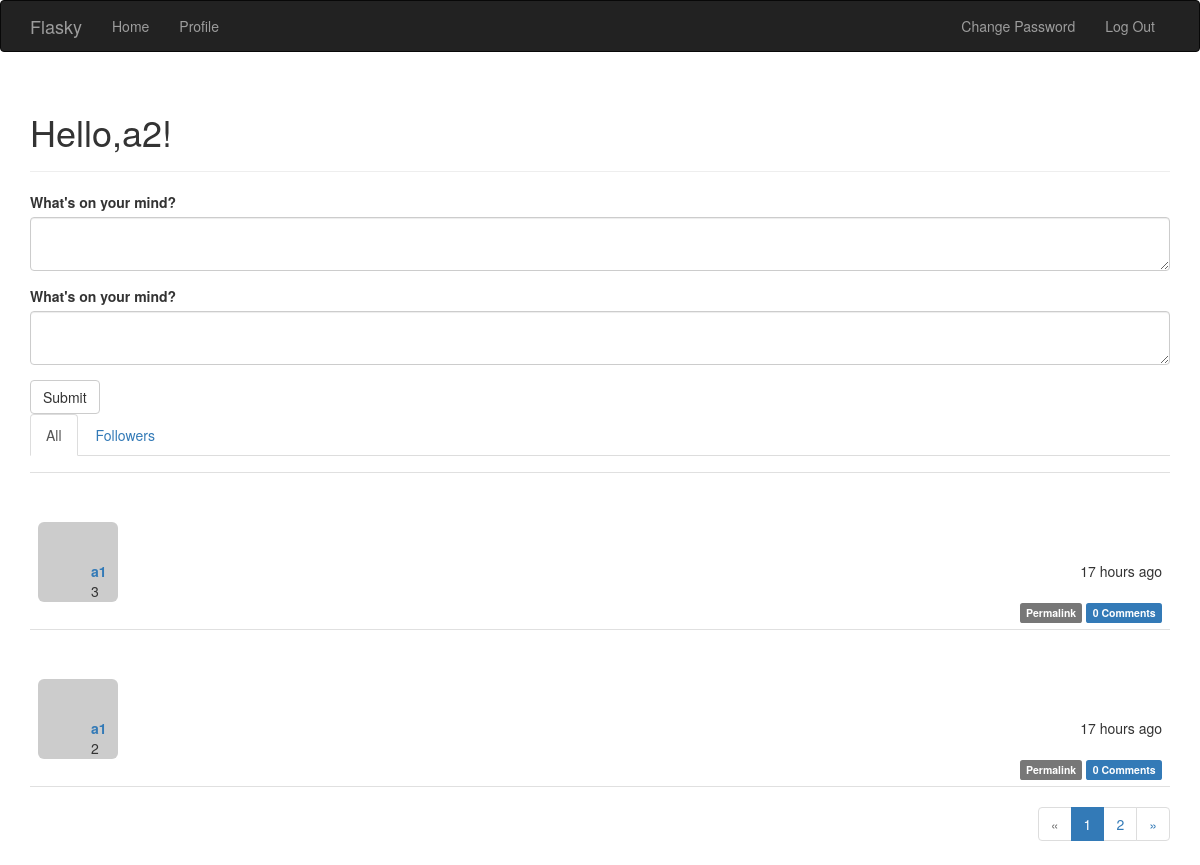
/ (signed in), run on the app's committed database.
### app/models.py (models this page shows, shortened)
class User(UserMixin, db.Model):
    __tablename__ = 'users'
    id = db.Column(db.Integer, primary_key=True)
    email = db.Column(db.String(64), unique=True, index=True)
    username = db.Column(db.String(64), unique=True, index=True)
    password_hash = db.Column(db.String(128))
    role_id = db.Column(db.Integer, db.ForeignKey('roles.id'))  # 一对多时，外键在多的一侧，多对一时，在一的一侧
    confirmed = db.Column(db.Boolean, default=False)
    location = db.Column(db.String(64))
    about_me = db.Column(db.Text())
    member_since = db.Column(db.DateTime(), default=datetime.utcnow)  # 注册日期
    last_seen = db.Column(db.DateTime(), default=datetime.utcnow)
    posts = db.relationship('Post', backref='author', lazy='dynamic')
    followed = db.relationship('Follow',
                               foreign_keys=[Follow.follower_id],
                               backref=db.backref('follower', lazy='joined'),
                               lazy='dynamic',
                               cascade='all, delete-orphan')
    followers = db.relationship('Follow',
                                foreign_keys=[Follow.followed_id],
                                backref=db.backref('followed', lazy='joined'),
                                lazy='dynamic',
                                cascade='all, delete-orphan')
    comments = db.relationship('Comment', backref='author', lazy='dynamic')
    def can(self, permissions):
        return self.role is not None and \
               (self.role.permissions & permissions) == permissions  # 与结果==permission则说明该角色可以执行此项操作
    def is_administrator(self):
        return self.can(Permission.ADMINISTER)
    def ping(self):
        self.last_seen = datetime.utcnow()
        db.session.add(self)
    def gravatar(self, size=100, default='identicon', rating='g'):
        if request.is_secure:
            url = 'https://secure.gravatar.com/avatar'
        else:
            url = 'http://www.gravatar.com/avatar'
        hash = hashlib.md5(self.email.encode('utf-8')).hexdigest()
        return '{url}/{hash}?s={size}&d={default}&r={rating}'.format(
            url=url, hash=hash, size=size, default=default, rating=rating)
    @property
    def password(self):
        raise AttributeError('password is not a readable attribute')

class Post(db.Model):
    __tablename__ = 'posts'
    id = db.Column(db.Integer, primary_key=True)
    body = db.Column(db.Text)
    timestamp = db.Column(db.DateTime, index=True, default=datetime.utcnow)
    author_id = db.Column(db.Integer, db.ForeignKey('users.id'))
    body_html = db.Column(db.Text)
    comments = db.relationship('Comment', backref='post', lazy='dynamic')

### app/main/views.py (the view)
@main.route('/', methods=['GET', 'POST'])
def index():
    form = PostForm()
    if current_user.can(Permission.WRITE_ARTICLES) and form.validate_on_submit():
        post = Post(body=form.body.data,
                    author=current_user._get_current_object())
        db.session.add(post)
        db.session.commit()
        return redirect(url_for('.index'))
    page = request.args.get('page', 1, type=int)
    show_followed = False  # 为非空字符串，则表示只显示所关注用户的文章
    if current_user.is_authenticated:
        show_followed = bool(request.cookies.get('show_followed', ''))
    if show_followed:
        query = current_user.followed_posts
    else:
        query = Post.query
    pagination = query.order_by(Post.timestamp.desc()).paginate(
        page, per_page=2,
        error_out=False)
    posts = pagination.items
    return render_template('index.html', form=form, posts=posts,
                           show_followed=show_followed, pagination=pagination)

### app/main/forms.py
class PostForm(FlaskForm):
    body1 = TextAreaField("What's on your mind?", validators=[DataRequired()])
    body = PageDownField("What's on your mind?", validators=[DataRequired()])
    submit = SubmitField('Submit')

### app/auth/views.py (called while the page is built)
@auth.before_app_request
def before_request():
    if current_user.is_authenticated:
        current_user.ping()
        if current_user.is_authenticated \
                and not current_user.confirmed \
                and request.endpoint \
                and request.blueprint != 'auth'\
                and request.endpoint != 'static':  # ????????????
            return redirect(url_for('auth.unconfirmed'))

### app/main/__init__.py (called while the page is built)
@main.app_context_processor
def inject_permissions():
    return dict(Permission=Permission)

### app/models.py (called while the page is built)
@login_manager.user_loader
def load_user(user_id):
    return User.query.get(int(user_id))

### app/templates/index.html (shortened to what this page needs)
{% extends "base.html" %}
{% import "bootstrap/wtf.html" as wtf %}
{% import "_macros.html" as macros%}
{% block page_content %}
<div class="page-header">
    <h1>Hello,{% if current_user.is_authenticated%}{{ current_user.username }}{% else %}Stranger{% endif %}!</h1>
</div>
<div>
    {% if current_user.can(Permission.WRITE_ARTICLES) %} {{ wtf.quick_form(form) }}{% endif %}
</div>
<div class="post-tabs">
    <ul class="nav nav-tabs">
        <li{% if not show_followed %} class="active"{% endif %}><a href="{{ url_for('.show_all') }}">All</a></li>
        {% if current_user.is_authenticated %}
        <li{% if show_followed %} class="active"{% endif %}><a href="{{ url_for('.show_followed') }}">Followers</a></li>
        {% endif %}
    </ul>
    {% include '_posts.html' %}
</div>
{% if pagination %}
    <div class="pagination">
    {{ macros.pagination_widget(pagination,'.index') }}
    </div>
{% endif %}
{% endblock %}

### app/templates/_posts.html (shortened to what this page needs)
<ul class="posts">
    {% for post in posts %}
        <li class="post">
            <div class="post-thumbnail">
                <a href="{{ url_for('.user', username=post.author.username) }}">
                    <img class="img-rounded profile-thumbnail" src="{{ post.author.gravatar(size=40) }}">
                </a>
            </div>
            <div class="post-content">
                <div class="post-date">{{ moment(post.timestamp).fromNow() }}</div>
                <div class="post-author"><a
                        href="{{ url_for('.user', username=post.author.username) }}">{{ post.author.username }}</a>
                </div>
                <div class="post-body">
                    {% if post.body_html %}
                        {{ post.body_html | safe }}
                    {% else %}
                        {{ post.body }}
                    {% endif %}
                </div>
                <div class="post-footer">
                    <a href="{{ url_for('.post', id=post.id) }}">
                        <span class="label label-default">Permalink</span>
                    </a>
                    <a href="{{ url_for('.post', id=post.id) }}#comments">
                        <span class="label label-primary">{{ post.comments.count() }} Comments</span>
                    </a>
                </div>
            </div>
        </li>
    {% endfor %}
</ul>

### app/static/styles.css (style rules this page uses)
ul.posts { list-style-type: none; padding: 0px; margin:16px 0px 0px 0px; border-top:1px solid #e0e0e0; }
ul.posts li.post { padding: 8px; border-bottom: 1px solid #e0e0e0; }
div.post-date { float:right; }
div.post-author { position: relative; left: 5px; font-weight: bold; }
div.post-thumbnail { position: relative; top: 41px; }
div.post-body { position: relative; left: 5px; }
div.post-footer { text-align: right; }
div.post-content { margin-left:48px; min-align:right; }
div.pagination { width:100%; text-align: right; padding: 0px; margin: 0px; }

### data on the page
User: username "a2"
Post: timestamp "17 hours ago", author.username "a1", body "3", comments.count "0"
Post: timestamp "17 hours ago", author.username "a1", body "2", comments.count "0"

### other printed values
{{ p }} "1"
{{ p }} "2"
